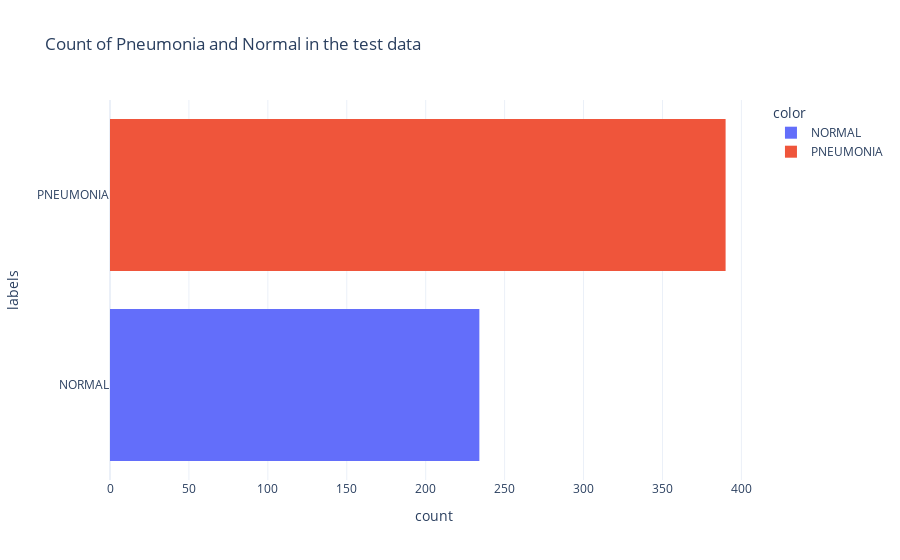

The notebook cell saved with this chart:
### Markdown cell above
## Graph of Number of Classified samples in the Test Data

### Code cell
fig2 = px.histogram(data_frame= test,
                   y = test['labels'],
                   template= 'plotly_white',
                   color = test['labels'].values,
                   title= 'Count of Pneumonia and Normal in the test data')
fig2.show()

### Figure 1 — Plotly figure (JSON) as saved in the notebook; plotly's stock layout.template omitted (floating-point values rounded to 4 significant figures; data arrays with more than 128 entries replaced by an {"elided": "..."} marker saying what was removed)
{"data": [{"alignmentgroup": "True", "bingroup": "y", "hovertemplate": "color=NORMAL<br>count=%{x}<br>labels=%{y}<extra></extra>", "legendgroup": "NORMAL", "marker": {"color": "#636efa", "pattern": {"shape": ""}}, "name": "NORMAL", "offsetgroup": "NORMAL", "orientation": "h", "showlegend": true, "type": "histogram", "xaxis": "x", "y": {"elided": "234 str values"}, "yaxis": "y"}, {"alignmentgroup": "True", "bingroup": "y", "hovertemplate": "color=PNEUMONIA<br>count=%{x}<br>labels=%{y}<extra></extra>", "legendgroup": "PNEUMONIA", "marker": {"color": "#EF553B", "pattern": {"shape": ""}}, "name": "PNEUMONIA", "offsetgroup": "PNEUMONIA", "orientation": "h", "showlegend": true, "type": "histogram", "xaxis": "x", "y": {"elided": "390 str values"}, "yaxis": "y"}], "layout": {"barmode": "relative", "legend": {"title": {"text": "color"}, "tracegroupgap": 0}, "title": {"text": "Count of Pneumonia and Normal in the test data"}, "xaxis": {"anchor": "y", "domain": [0, 1], "title": {"text": "count"}}, "yaxis": {"anchor": "x", "domain": [0, 1], "title": {"text": "labels"}}}}
